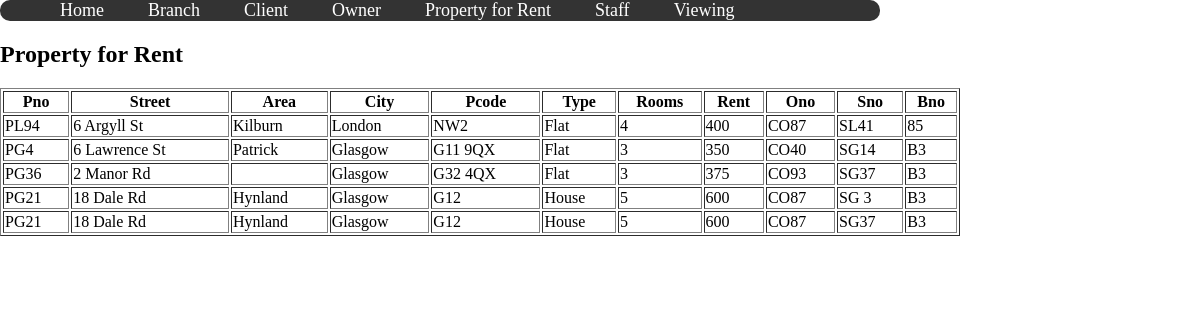
/property.php, run on the app's committed database.
### tables this page shows
CREATE TABLE IF NOT EXISTS `property_for_rent` (
  `Pno` char(4) NOT NULL,
  `Street` char(14) NOT NULL,
  `Area` char(10) NOT NULL,
  `City` char(10) NOT NULL,
  `Pcode` char(10) NOT NULL,
  `Type` char(6) NOT NULL,
  `Rooms` smallint(6) NOT NULL,
  `Rent` int(11) NOT NULL,
  `Ono` char(4) NOT NULL,
  `Sno` char(4) NOT NULL,
  `Bno` char(4) NOT NULL
);

### property.php (the view, shortened to what this page needs)
<?php
	include('nav.php');
	$result = mysql_query("SELECT * FROM property_for_rent");
?>
<html xmlns="http://www.w3.org/1999/xhtml">
<head>
</head>
<h2>Property for Rent</h2>
<body>
    <table  border="1" style="width:80%">
        <th>Pno</th>
        <th>Street</th>
        <th>Area</th>
        <th>City</th>
        <th>Pcode</th>
        <th>Type</th>
        <th>Rooms</th>
        <th>Rent</th>
        <th>Ono</th>
        <th>Sno</th>
        <th>Bno</th>
        <?php
	   		while ( $row = mysql_fetch_assoc($result)){
				echo("<tr>");
				echo("<td>".$row['Pno']."</td>");
				echo("<td>".$row['Street']."</td>");
				echo("<td>".$row['Area']."</td>");
				echo("<td>".$row['City']."</td>");
				echo("<td>".$row['Pcode']."</td>");
				echo("<td>".$row['Type']."</td>");
				echo("<td>".$row['Rooms']."</td>");
				echo("<td>".$row['Rent']."</td>");
				echo("<td>".$row['Ono']."</td>");
				echo("<td>".$row['Sno']."</td>");
				echo("<td>".$row['Bno']."</td>");
				echo("</tr>");
			}
		?>
    </table>
</body>
</html>

### nav.php (style rules this page uses)
body { width:100%; height:90%; margin:auto; font-family:"Times New Roman", Times, serif; font-size:16px; }

### data on the page
property_for_rent: Pno "PL94", Street "6 Argyll St", Area "Kilburn", City "London", Pcode "NW2", Type "Flat", Rooms "4", Rent "400", Ono "CO87", Sno "SL41", Bno "85"
property_for_rent: Pno "PG4", Street "6 Lawrence St", Area "Patrick", City "Glasgow", Pcode "G11 9QX", Type "Flat", Rooms "3", Rent "350", Ono "CO40", Sno "SG14", Bno "B3"
property_for_rent: Pno "PG36", Street "2 Manor Rd", City "Glasgow", Pcode "G32 4QX", Type "Flat", Rooms "3", Rent "375", Ono "CO93", Sno "SG37", Bno "B3"
property_for_rent: Pno "PG21", Street "18 Dale Rd", Area "Hynland", City "Glasgow", Pcode "G12", Type "House", Rooms "5", Rent "600", Ono "CO87", Sno "SG 3", Bno "B3"
property_for_rent: Pno "PG21", Street "18 Dale Rd", Area "Hynland", City "Glasgow", Pcode "G12", Type "House", Rooms "5", Rent "600", Ono "CO87", Sno "SG37", Bno "B3"
